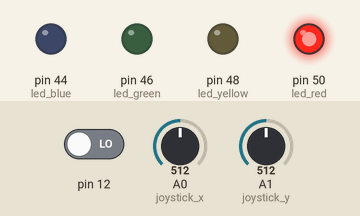
A sketch run on a simulated Arduino Mega 2560, built with avr-gcc and run on an emulated ATmega2560. On the bench: output pins drawn as LEDs (lit = HIGH). The inputs (shaded band) are chosen by the test bench; at power-on: A0 (joystick_x) = 512, A1 (joystick_y) = 512, pin 12 LOW. What the sketch prints to the serial monitor is not drawn.

Above: at 1.2 s.
1.3 s: A0 (joystick_x) set to 104
2.8 s: A0 (joystick_x) set to 89
5.8 s: A1 (joystick_y) set to 11
7.3 s: A1 (joystick_y) set to 8
Timing chart, 0 to 9.8 s (numbered marks = the images above; inputs shaded):
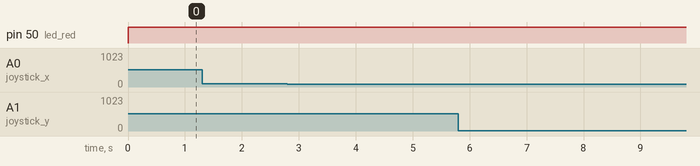

The sketch:

joy_test.ino
```cpp
#define joystick_knok 12
#define joystick_x A0
#define joystick_y A1

#define led_red 50
#define led_yellow 48
#define led_green 46
#define led_blue 44

void setup()
{
  pinMode(12, INPUT);

  pinMode(led_red,       OUTPUT);
  pinMode(led_yellow,    OUTPUT);
  pinMode(led_green,     OUTPUT);
  pinMode(led_blue,      OUTPUT);

  //digitalWrite(12, 1);

  Serial.begin(9600);

  Serial.print("joy_x");
  Serial.print('\t');
  Serial.print("joy_y");
  Serial.print('\t');
  Serial.print("KNOK");
  Serial.print('\n');
}

int joy_x, joy_y, state = 0;

void loop()
{
  joy_x = analogRead(joystick_x);
  joy_y = analogRead(joystick_y);
  int joy_knok = digitalRead(12);

  Serial.print(joy_x);
  Serial.print('\t');
  Serial.print(joy_y);
  Serial.print('\t');
  Serial.print(joy_knok);
  Serial.print('\n');
  digitalWrite(led_red, 1);
}
```

Measured:
- after the input at 1.3 s, every drawn part: stays the same
- after the input at 2.8 s, every drawn part: stays the same
- after the input at 5.8 s, every drawn part: stays the same
- after the input at 7.3 s, every drawn part: stays the same
